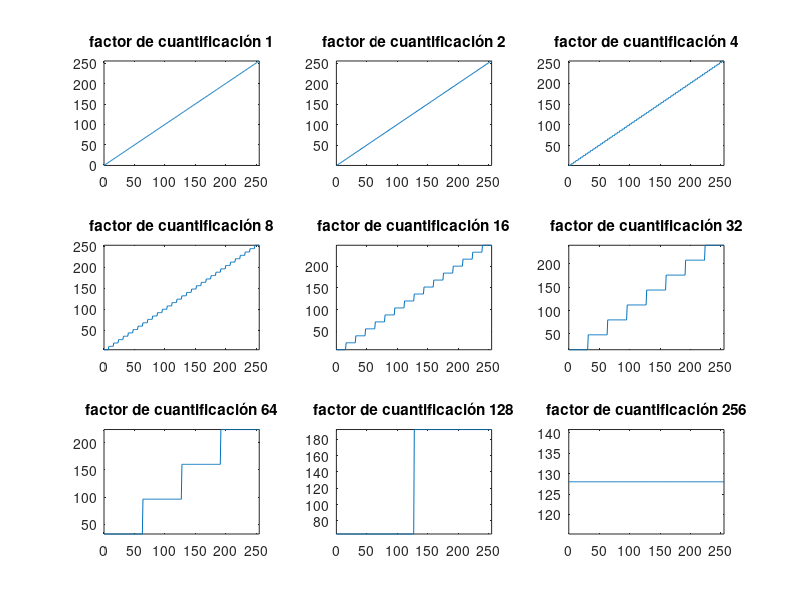

Recreate this plot in MATLAB. (Note: this script raises an error after producing the figure.)
%Jose Manuel Rodriguez Calvo

function pratica6JMRC()
%% Paso 1
close all; clear all;


X=[0:255];
for i=0:8
  factor=2^i;
  Q_X=uint8(floor(factor*(floor(X/factor)+0.5)));          
  subplot(3,3,i+1)
  plot(X,Q_X); axis('tight');
  title(['factor de cuantificación ',num2str(factor)])
end

%% Paso 2
close all; clear all;
adouble=reshape(double(imread("bridge.pgm")),65536,1);
errors=[];
entropias=[];
[M,N]=size(adouble);
for i=0:8
    factor=2^i;
    Q_X=double(floor(factor*(floor(adouble(:)/factor)+0.5)));

    error=sum((Q_X-adouble).^2/(M*N));
    errors=[errors,error];
    
    histograma= histc(Q_X,unique(Q_X));
    entropia=entropiaJMRC(histograma);
    entropias=[entropias,entropia];
end
plot(entropias,errors,'.r');


%% Paso 4

clear all;close all;
A=imread('camera.pgm');
imhist(A)
%% Paso 5

dA=double(A);
frontera_particion =[127];
valores_cuantizados=[63 , 192];
[index,quants]=quantiz(dA(:),frontera_particion,valores_cuantizados); 
dqA=reshape(quants,size(dA));
qA=uint8(dqA);
subplot(1,2,1), imshow(A); title('Imagen Original')
subplot(1,2,2), imshow(qA); title('Cuantificación uniforme con dos niveles')
error=(dA-dqA).*(dA-dqA);
qerror=sum(error(:))/numel(error);
fprintf('Error cuadrático medio de cuantificación %e\n',qerror);

%% Paso 6

[particion, vcuantizada,qerror] = lloyds(dA(:),2);
[index,quants]=quantiz(dA(:),particion,vcuantizada); 
qA=uint8(reshape(quants,size(A)));
subplot(1,2,1), imshow(A); title('Imagen Original')
subplot(1,2,2), imshow(qA); title('Cuantificación Max-Lloyd con dos niveles')
formatspc='Partición= %4.2f; V. cuantizadas =%4.2f, %4.2f; Error =%4.2f.\n';
fprintf(formatspc,particion,vcuantizada(1),vcuantizada(2),qerror)

%% Paso 7

close all; clear all;
rng('default')
X=2*rand(1000,1)-1; %entiende este paso
hist(X); title('Histograma 1000 realizaciones U(-1,1)')
%% Paso 8

var=sum((X-mean(X)).*(X-mean(X)))/numel(X)


%% Paso 9

errors=[];
errorsTeoric=[]
[M,N]=size(X);
X_O=double(reshape(X,1,M*N));
n=[1:8];
for i=1:8
    factor=2^i;
    particion=linspace(min(X),max(X),factor);
    vcuantizados=linspace(min(X),max(X),factor+1);
    
    [index,Q_X]= quantiz(X_O,particion,vcuantizados);
    error=sum((X_O-Q_X).^2)/M;
    errors=[errors,error];
    
    varianza=((particion(2)-particion(1))^2)/12;
    errorsTeoric=[errorsTeoric,varianza]
end
plot(n,errors,n,errorsTeoric);
legend('error medio','error teorico')

%% Paso 11

close all; clear all; rng('default');
X=laprnd(1000,1,0,sqrt(1/30));
X=X(X>=-1 & X<=1);
hist(X); title('Histograma 2000 realizaciones Laplace(0,1/30)')

%% paso 12
errors=[];

[M,N]=size(X);
X_O=double(reshape(X,1,M*N));
n=[1:8];
for i=1:8
    factor=2^i;
    particion=linspace(min(X),max(X),factor);
    vcuantizados=linspace(min(X),max(X),factor+1);
    
    [index,Q_X]= quantiz(X_O,particion,vcuantizados);
    error=sum((X_O-Q_X).^2)/M;
    errors=[errors,error];
    
end
plot(n,errors);
legend('error medio')
%% paso 15
[M,N]=size(X);
X_O=double(reshape(X,1,M*N));
errors=[]
n=[1:8];
for i=1:8
    factor=2^i;
    [partition,codebook]=lloyds(X,factor);
    [index,Q_X]= quantiz(X_O,partition,codebook);
    error=sum((X_O-Q_X).^2)/M;
    errors=[errors,error];
    subplot(1,8,i);
    name=sprintf('Figura con factor %i',factor);
    hist(Q_X); title(name)
end
    close all;
    plot(n,errors);
    legend('error medio')
end



function [resultado]= entropiaJMRC(histograma)
    
suma=sum(histograma);
prob= histograma./suma;
prob(find(prob==0.0))=[];
resultado=-sum(prob.*log2(prob));

end
